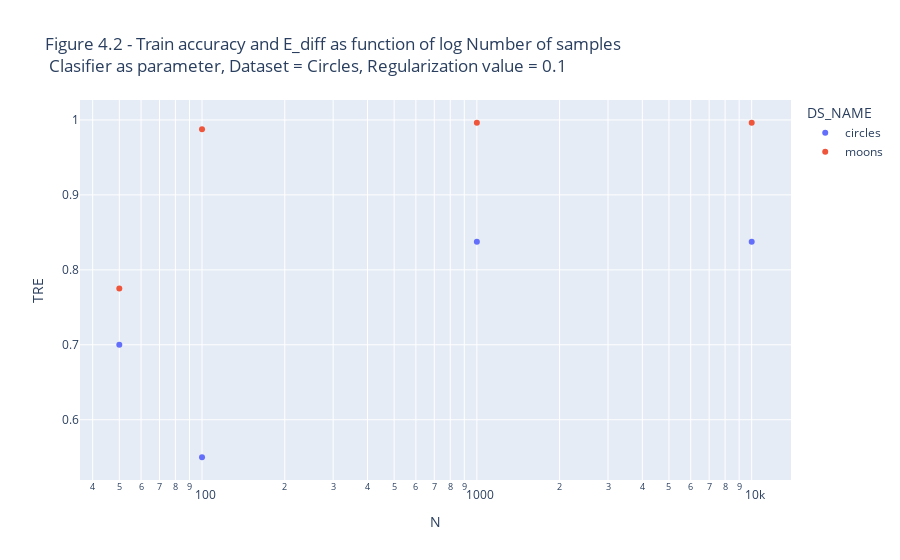

Notebook cell for this chart:
### Code cell
px.scatter(results_Q4a.reset_index(), x='N',y='TRE', color='DS_NAME',log_x=True,
           title="Figure 4.2 - Train accuracy and E_diff as function of log Number of samples<br> Clasifier as parameter, Dataset = Circles, Regularization value = 0.1")

### Figure 1 — Plotly figure (JSON) as saved in the notebook; plotly's stock layout.template omitted (floating-point values rounded to 4 significant figures)
{"data": [{"hovertemplate": "DS_NAME=circles<br>N=%{x}<br>TRE=%{y}<extra></extra>", "legendgroup": "circles", "marker": {"color": "#636efa", "symbol": "circle"}, "mode": "markers", "name": "circles", "orientation": "v", "showlegend": true, "type": "scatter", "x": [50, 100, 1000, 10000], "xaxis": "x", "y": [0.7, 0.55, 0.8375, 0.8375], "yaxis": "y"}, {"hovertemplate": "DS_NAME=moons<br>N=%{x}<br>TRE=%{y}<extra></extra>", "legendgroup": "moons", "marker": {"color": "#EF553B", "symbol": "circle"}, "mode": "markers", "name": "moons", "orientation": "v", "showlegend": true, "type": "scatter", "x": [50, 100, 1000, 10000], "xaxis": "x", "y": [0.775, 0.9875, 0.9962, 0.9962], "yaxis": "y"}], "layout": {"autosize": true, "legend": {"title": {"text": "DS_NAME"}, "tracegroupgap": 0}, "title": {"text": "Figure 4.2 - Train accuracy and E_diff as function of log Number of samples<br> Clasifier as parameter, Dataset = Circles, Regularization value = 0.1"}, "xaxis": {"anchor": "y", "autorange": true, "domain": [0, 1], "range": [1.559, 4.14], "title": {"text": "N"}, "type": "log"}, "yaxis": {"anchor": "x", "autorange": true, "domain": [0, 1], "range": [0.5132, 1.033], "title": {"text": "TRE"}, "type": "linear"}}}
